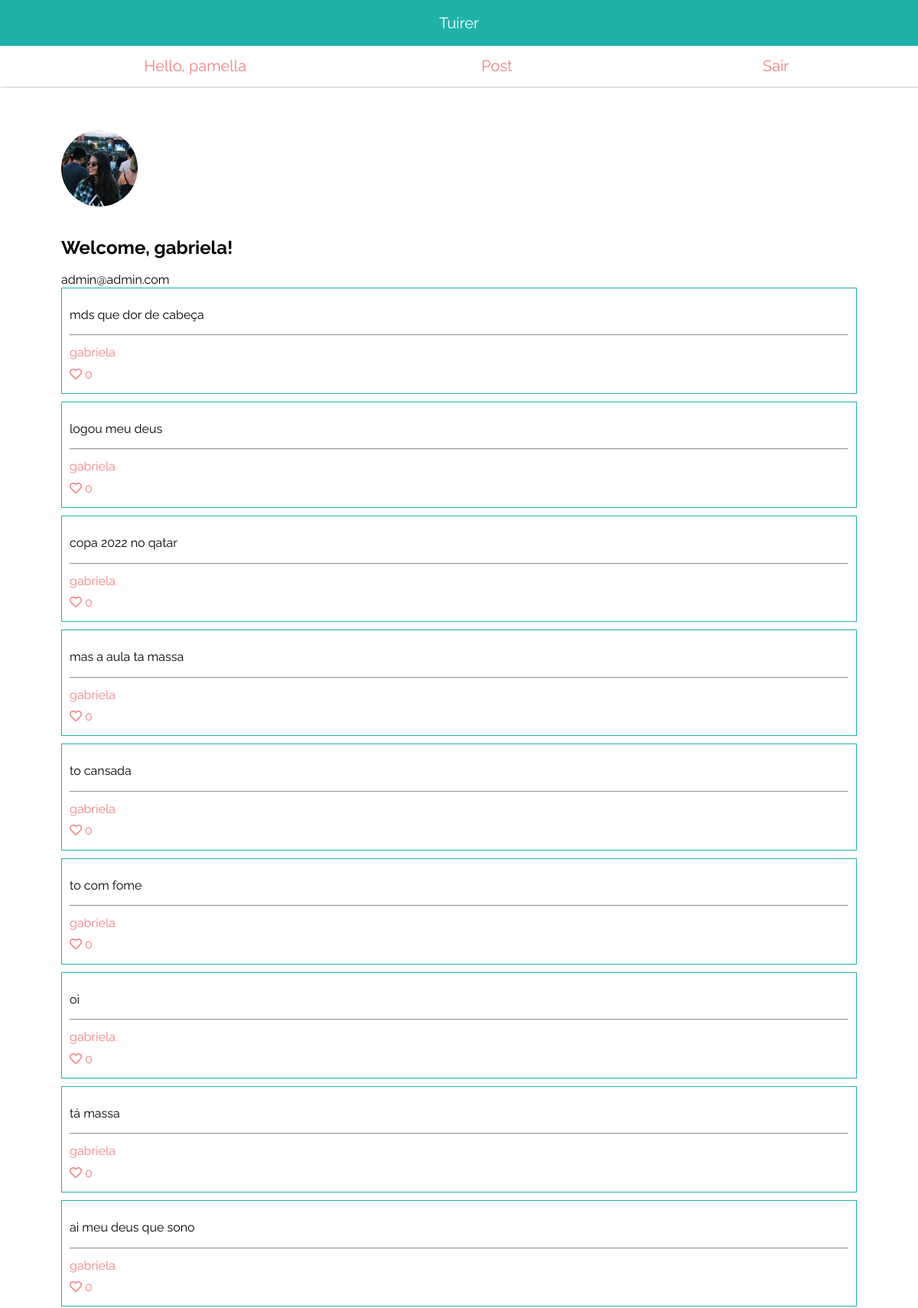
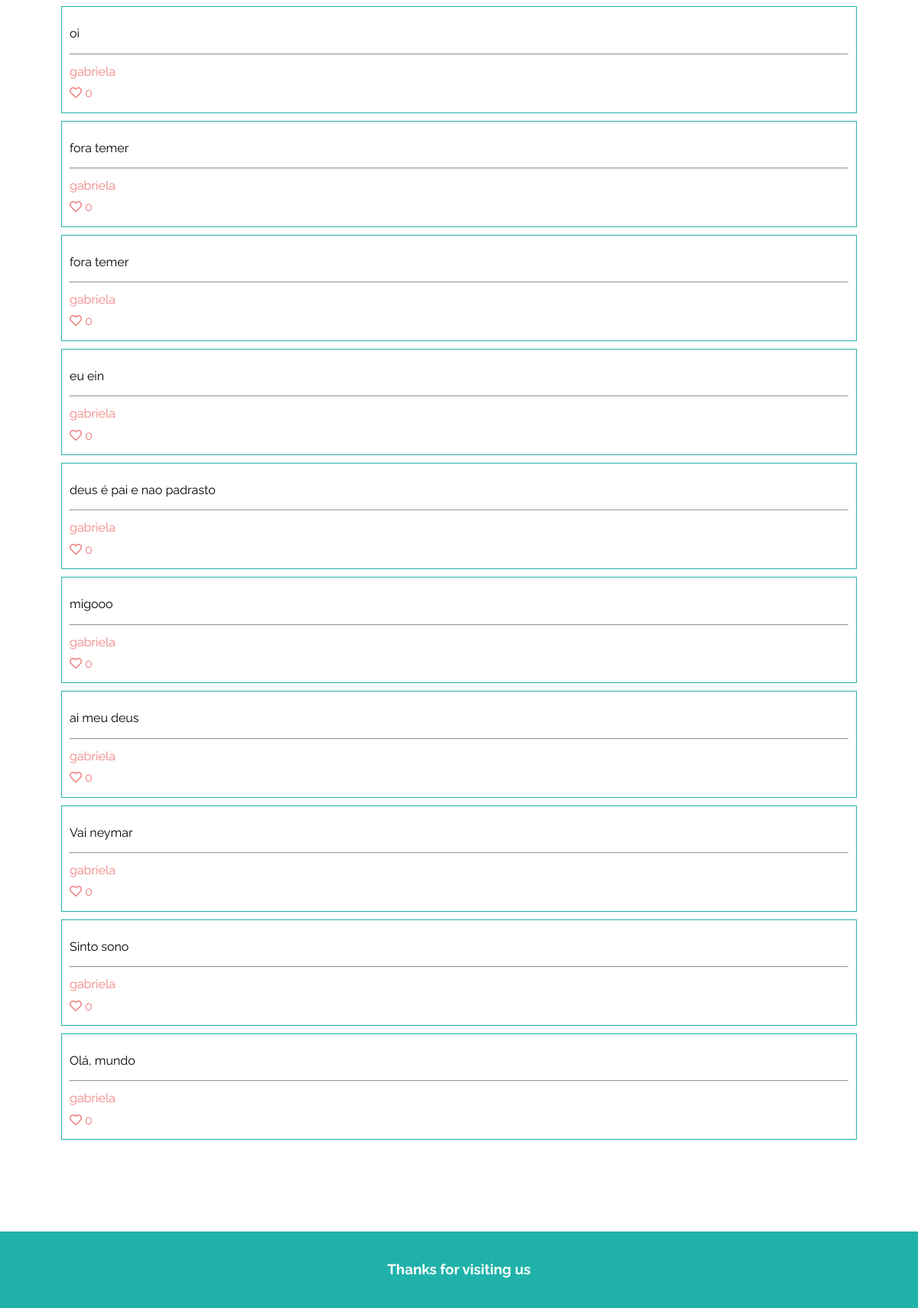
/perfil/1/ (signed in), run on the app's committed database (2 pictures, top to bottom).
### users/models.py (models this page shows)
class User(AbstractUser):
    picture = models.ImageField('Foto de perfil', default='/img/blank-profile.png')
    following = models.ManyToManyField('self', blank=True)

### tuites/models.py (models this page shows, shortened)
class Tuite(models.Model):
    content = models.CharField('Tuite', max_length=280)
    author = models.ForeignKey('users.User', on_delete=models.CASCADE, related_name='tuites')
    date_created = models.DateTimeField(auto_now_add=True)
    liked_by = models.ManyToManyField('users.User', blank=True) # queryset dos usuário que gostaram do tweet
    objects = TuitesManager()
    @property
    def likes_count(self):
        return self.liked_by.count()
    class Meta:
        ordering = ('-date_created', )

### users/views.py (the view)
# urls.py: path('perfil/<int:pk>/', ProfileView.as_view(), name='profile'),
class ProfileView(DetailView):
    model = User
    template_name = 'profile.html'
    context_object_name = 'profile'
    ''''por padrão, o context_object_name é o nome do model (antes de definir
    que era 'profile', estava 'user')'''

### tuites/templatetags/tuites_likes.py (called while the page is built)
@register.simple_tag(takes_context=True)
def tuite_liked_icon(context):
    user = context.get('user')
    tuite = context.get('tuite')
    user_has_liked = tuite.liked_by.filter(pk=user.pk).exists()
    if user_has_liked:
        return format_html('<i class="fas fa-heart"></i>')
    return format_html('<i class="far fa-heart"></i>')

### templates/profile.html (shortened to what this page needs)
{% extends "base.html" %}
{% block content %}
<div class="profile">
    <div class="profile-picture" style="background-image: url('{{ profile.picture.url }}');"></div>
    <h2 class="profile-title">Welcome, {{ profile }}!</h2>
    {{ profile.email }}
    <div>
        {% for tuite in profile.tuites.all %}
            {% include "includes/card.html" %}
        {% endfor %}
    </div>
</div>
{% endblock %}

### templates/includes/menu.html
<nav>
    <div class="menu">
        <a href="{% url 'home' %}" class="tuirer-title">Tuirer</a>
        <div class="submenu">
            {% if user.is_authenticated %}
                <a href="{% url 'users:profile' request.user.pk %}" class="redirect">Hello, {{ request.user.username }}</a>
            {% else %}
                <a href="{% url 'users:login' %}">Login</a>
            {% endif %}
            <a href="{% url 'tuites:post' %}" class="nav-link">Post</a>
            {% if user.is_authenticated %}
                <a href="{% url 'users:logout' %}" class="redirect">Sair</a>
            {% endif %}
        </div>
    </div>
</nav>

### templates/includes/card.html (shortened to what this page needs)
{% load tuites_likes %}
<div class="card">
    <p class="content">{{ tuite.content }}</p>
    <hr>
    <div class="author-and-likes">
        <a href="{% url 'users:profile' tuite.author.pk %}" class="author">
            {{ tuite.author }}
        </a>
        <div class="likes">
            <a href="{% url 'tuites:like' tuite.pk %}">
                {% tuite_liked_icon %}
                {{ tuite.likes_count }}
            </a>
        </div>
    </div>
</div>

### static/css/index.css (style rules this page uses)
body { font-family: 'Raleway', sans-serif; margin: 0; height: 100vh; }
nav { position: relative; top: 0; width: 100%; height: 60px; color: white; background-color: lightseagreen; font-size: 20px; margin-bottom: 30px; }
nav a { text-decoration: none; color: white; }
.nav-link { display: flex; justify-content: flex-start; align-items: center; color: black; }
.redirect { color: black; padding-left: 20px; }
.menu .tuirer-title { display: flex; height: 100%; justify-content: center; align-items: center; color: white; }
.submenu { display: flex; align-items: center; justify-content: space-around; padding: 15px; box-shadow: 1px 2px 1px #e6e6e6; }
.card { margin-bottom: 10px; border: 1px solid lightseagreen; padding: 10px; }
.card a { text-decoration: none; color: indianred; display: block; padding: 5px 0; }
.profile-title { padding-top: 20px; }
.profile-picture { width: 100px; height: 100px; background-repeat: no-repeat; background-size: cover; background-position: center; border-radius: 50%; }
.menu a { color: lightcoral; }
.profile a { text-decoration: none; color: lightcoral; }

### data on the page
User: user.username "pamella"
User: picture (picture), username "gabriela", email "admin@admin.com"
Tuite: content "mds que dor de cabeça", author "gabriela", likes_count "0"
Tuite: content "logou meu deus", author "gabriela", likes_count "0"
Tuite: content "copa 2022 no qatar", author "gabriela", likes_count "0"
Tuite: content "mas a aula ta massa", author "gabriela", likes_count "0"
Tuite: content "to cansada", author "gabriela", likes_count "0"
Tuite: content "to com fome", author "gabriela", likes_count "0"
Tuite: content "oi", author "gabriela", likes_count "0"
Tuite: content "tá massa", author "gabriela", likes_count "0"
Tuite: content "ai meu deus que sono", author "gabriela", likes_count "0"
Tuite: content "oi", author "gabriela", likes_count "0"
Tuite: content "fora temer", author "gabriela", likes_count "0"
Tuite: content "fora temer", author "gabriela", likes_count "0"
Tuite: content "eu ein", author "gabriela", likes_count "0"
Tuite: content "deus é pai e nao padrasto", author "gabriela", likes_count "0"
Tuite: content "migooo", author "gabriela", likes_count "0"
Tuite: content "ai meu deus", author "gabriela", likes_count "0"
Tuite: content "Vai neymar", author "gabriela", likes_count "0"
Tuite: content "Sinto sono", author "gabriela", likes_count "0"
Tuite: content "Olá, mundo", author "gabriela", likes_count "0"
